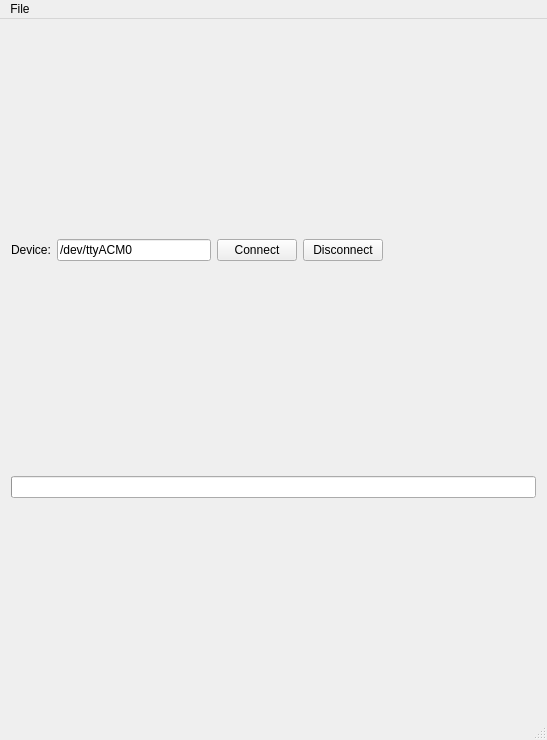
<?xml version="1.0" encoding="UTF-8"?>
<ui version="4.0">
 <class>MainWindow</class>
 <widget class="QMainWindow" name="MainWindow">
  <property name="windowModality">
   <enum>Qt::NonModal</enum>
  </property>
  <property name="enabled">
   <bool>true</bool>
  </property>
  <property name="geometry">
   <rect>
    <x>0</x>
    <y>0</y>
    <width>547</width>
    <height>740</height>
   </rect>
  </property>
  <property name="sizePolicy">
   <sizepolicy hsizetype="MinimumExpanding" vsizetype="MinimumExpanding">
    <horstretch>0</horstretch>
    <verstretch>0</verstretch>
   </sizepolicy>
  </property>
  <property name="windowTitle">
   <string>GloveVizMainWindow</string>
  </property>
  <widget class="QWidget" name="centralWidget">
   <property name="sizePolicy">
    <sizepolicy hsizetype="MinimumExpanding" vsizetype="MinimumExpanding">
     <horstretch>0</horstretch>
     <verstretch>0</verstretch>
    </sizepolicy>
   </property>
   <layout class="QVBoxLayout" name="verticalLayout">
    <item>
     <layout class="QHBoxLayout" name="horizontalLayout">
      <item>
       <widget class="QLabel" name="label">
        <property name="text">
         <string>Device:</string>
        </property>
       </widget>
      </item>
      <item>
       <widget class="QLineEdit" name="lineEdit">
        <property name="toolTip">
         <string>Serial Device to Open</string>
        </property>
        <property name="text">
         <string>/dev/ttyACM0</string>
        </property>
       </widget>
      </item>
      <item>
       <widget class="QPushButton" name="btnConnect">
        <property name="text">
         <string>Connect</string>
        </property>
       </widget>
      </item>
      <item>
       <widget class="QPushButton" name="btnDisconnect">
        <property name="text">
         <string>Disconnect</string>
        </property>
       </widget>
      </item>
      <item>
       <spacer name="horizontalSpacer">
        <property name="orientation">
         <enum>Qt::Horizontal</enum>
        </property>
        <property name="sizeType">
         <enum>QSizePolicy::MinimumExpanding</enum>
        </property>
        <property name="sizeHint" stdset="0">
         <size>
          <width>40</width>
          <height>20</height>
         </size>
        </property>
       </spacer>
      </item>
     </layout>
    </item>
    <item>
     <widget class="QProgressBar" name="jointBar">
      <property name="maximum">
       <number>100</number>
      </property>
      <property name="value">
       <number>0</number>
      </property>
      <property name="textVisible">
       <bool>false</bool>
      </property>
     </widget>
    </item>
   </layout>
  </widget>
  <widget class="QMenuBar" name="menuBar">
   <property name="geometry">
    <rect>
     <x>0</x>
     <y>0</y>
     <width>547</width>
     <height>27</height>
    </rect>
   </property>
   <widget class="QMenu" name="menuFile">
    <property name="title">
     <string>File</string>
    </property>
    <addaction name="actionQuit"/>
   </widget>
   <addaction name="menuFile"/>
  </widget>
  <widget class="QStatusBar" name="statusBar">
   <property name="sizePolicy">
    <sizepolicy hsizetype="MinimumExpanding" vsizetype="MinimumExpanding">
     <horstretch>0</horstretch>
     <verstretch>0</verstretch>
    </sizepolicy>
   </property>
  </widget>
  <action name="actionQuit">
   <property name="text">
    <string>Quit</string>
   </property>
  </action>
 </widget>
 <layoutdefault spacing="6" margin="11"/>
 <resources/>
 <connections>
  <connection>
   <sender>actionQuit</sender>
   <signal>triggered()</signal>
   <receiver>MainWindow</receiver>
   <slot>close()</slot>
   <hints>
    <hint type="sourcelabel">
     <x>-1</x>
     <y>-1</y>
    </hint>
    <hint type="destinationlabel">
     <x>273</x>
     <y>369</y>
    </hint>
   </hints>
  </connection>
 </connections>
</ui>
